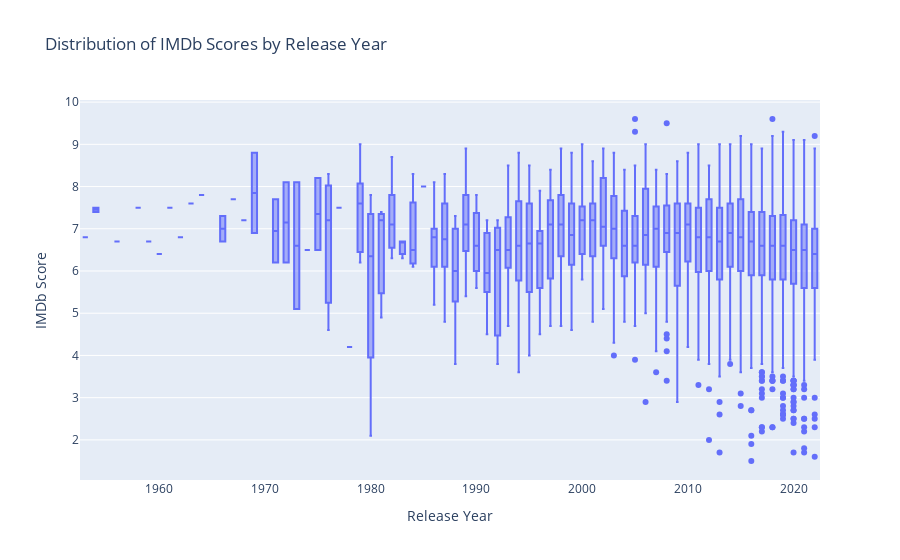

Notebook code cell kept with this figure:
### Code cell
#Box Plot
import plotly.express as px
fig = px.box(df, x='release_year', y='imdb_score', title='Distribution of IMDb Scores by Release Year')
fig.update_layout(xaxis_title='Release Year', yaxis_title='IMDb Score')
fig.show()

### Figure 1 — Plotly figure (JSON) as saved in the notebook; plotly's stock layout.template omitted (floating-point values rounded to 4 significant figures; data arrays with more than 128 entries replaced by an {"elided": "..."} marker saying what was removed)
{"data": [{"alignmentgroup": "True", "hovertemplate": "release_year=%{x}<br>imdb_score=%{y}<extra></extra>", "legendgroup": "", "marker": {"color": "#636efa"}, "name": "", "notched": false, "offsetgroup": "", "orientation": "v", "showlegend": false, "type": "box", "x": {"elided": "5283 int values"}, "x0": " ", "xaxis": "x", "y": {"elided": "5283 float values"}, "y0": " ", "yaxis": "y"}], "layout": {"autosize": true, "boxmode": "group", "legend": {"tracegroupgap": 0}, "title": {"text": "Distribution of IMDb Scores by Release Year"}, "xaxis": {"anchor": "y", "autorange": true, "domain": [0, 1], "range": [1952.0, 2022.0], "title": {"text": "Release Year"}, "type": "linear"}, "yaxis": {"anchor": "x", "autorange": true, "domain": [0, 1], "range": [1.05, 10.05], "title": {"text": "IMDb Score"}, "type": "linear"}}}
